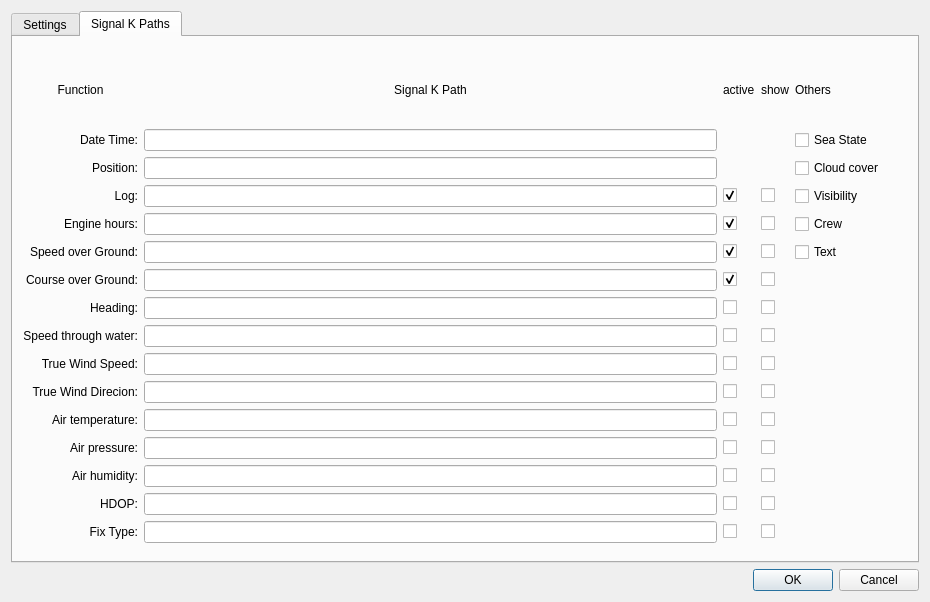
<?xml version="1.0" encoding="UTF-8"?>
<ui version="4.0">
 <class>DialogSettings</class>
 <widget class="QDialog" name="DialogSettings">
  <property name="geometry">
   <rect>
    <x>0</x>
    <y>0</y>
    <width>930</width>
    <height>602</height>
   </rect>
  </property>
  <property name="windowTitle">
   <string>Dialog</string>
  </property>
  <layout class="QVBoxLayout" name="verticalLayout">
   <item>
    <widget class="QTabWidget" name="tabWidget">
     <property name="toolTip">
      <string/>
     </property>
     <property name="toolTipDuration">
      <number>-1</number>
     </property>
     <property name="currentIndex">
      <number>1</number>
     </property>
     <widget class="QWidget" name="tab_generel">
      <attribute name="title">
       <string>Settings</string>
      </attribute>
      <layout class="QVBoxLayout" name="verticalLayout_3">
       <item>
        <layout class="QGridLayout" name="gridLayout_2" columnstretch="3,4,3,3,3,4,3,3">
         <property name="sizeConstraint">
          <enum>QLayout::SizeConstraint::SetDefaultConstraint</enum>
         </property>
         <property name="rightMargin">
          <number>0</number>
         </property>
         <property name="bottomMargin">
          <number>0</number>
         </property>
         <property name="horizontalSpacing">
          <number>0</number>
         </property>
         <item row="5" column="0">
          <widget class="QLabel" name="label_31">
           <property name="sizePolicy">
            <sizepolicy hsizetype="Preferred" vsizetype="Fixed">
             <horstretch>0</horstretch>
             <verstretch>0</verstretch>
            </sizepolicy>
           </property>
           <property name="maximumSize">
            <size>
             <width>16777215</width>
             <height>40</height>
            </size>
           </property>
           <property name="text">
            <string>Track interval (min):</string>
           </property>
           <property name="alignment">
            <set>Qt::AlignmentFlag::AlignRight|Qt::AlignmentFlag::AlignTrailing|Qt::AlignmentFlag::AlignVCenter</set>
           </property>
          </widget>
         </item>
         <item row="1" column="5">
          <widget class="QSpinBox" name="spinBox_mmsi">
           <property name="buttonSymbols">
            <enum>QAbstractSpinBox::ButtonSymbols::NoButtons</enum>
           </property>
           <property name="minimum">
            <number>100000000</number>
           </property>
           <property name="maximum">
            <number>999999999</number>
           </property>
           <property name="singleStep">
            <number>1</number>
           </property>
          </widget>
         </item>
         <item row="4" column="2">
          <widget class="QCheckBox" name="checkBox_autoentry">
           <property name="text">
            <string>Enable autoentrys </string>
           </property>
          </widget>
         </item>
         <item row="2" column="4">
          <widget class="QLabel" name="label_25">
           <property name="text">
            <string>LOA:</string>
           </property>
           <property name="alignment">
            <set>Qt::AlignmentFlag::AlignRight|Qt::AlignmentFlag::AlignTrailing|Qt::AlignmentFlag::AlignVCenter</set>
           </property>
          </widget>
         </item>
         <item row="6" column="1">
          <widget class="QDoubleSpinBox" name="doubleSpinBox_timeout">
           <property name="sizePolicy">
            <sizepolicy hsizetype="Fixed" vsizetype="Fixed">
             <horstretch>0</horstretch>
             <verstretch>0</verstretch>
            </sizepolicy>
           </property>
           <property name="value">
            <double>0.100000000000000</double>
           </property>
          </widget>
         </item>
         <item row="4" column="1">
          <widget class="QDoubleSpinBox" name="doubleSpinBox_update_interv">
           <property name="sizePolicy">
            <sizepolicy hsizetype="Fixed" vsizetype="Fixed">
             <horstretch>0</horstretch>
             <verstretch>0</verstretch>
            </sizepolicy>
           </property>
           <property name="decimals">
            <number>1</number>
           </property>
           <property name="value">
            <double>1.000000000000000</double>
           </property>
          </widget>
         </item>
         <item row="5" column="1">
          <widget class="QDoubleSpinBox" name="doubleSpinBox_track_interv">
           <property name="sizePolicy">
            <sizepolicy hsizetype="Fixed" vsizetype="Fixed">
             <horstretch>0</horstretch>
             <verstretch>0</verstretch>
            </sizepolicy>
           </property>
           <property name="decimals">
            <number>1</number>
           </property>
           <property name="stepType">
            <enum>QAbstractSpinBox::StepType::AdaptiveDecimalStepType</enum>
           </property>
           <property name="value">
            <double>1.000000000000000</double>
           </property>
          </widget>
         </item>
         <item row="2" column="0">
          <widget class="QLabel" name="label_27">
           <property name="text">
            <string>Air Hight</string>
           </property>
           <property name="alignment">
            <set>Qt::AlignmentFlag::AlignRight|Qt::AlignmentFlag::AlignTrailing|Qt::AlignmentFlag::AlignVCenter</set>
           </property>
          </widget>
         </item>
         <item row="2" column="5">
          <widget class="QDoubleSpinBox" name="doubleSpinBox_loa">
           <property name="sizePolicy">
            <sizepolicy hsizetype="Fixed" vsizetype="Fixed">
             <horstretch>0</horstretch>
             <verstretch>0</verstretch>
            </sizepolicy>
           </property>
          </widget>
         </item>
         <item row="1" column="0">
          <widget class="QLabel" name="label_19">
           <property name="text">
            <string>Name:</string>
           </property>
           <property name="alignment">
            <set>Qt::AlignmentFlag::AlignRight|Qt::AlignmentFlag::AlignTrailing|Qt::AlignmentFlag::AlignVCenter</set>
           </property>
          </widget>
         </item>
         <item row="2" column="7">
          <widget class="QDoubleSpinBox" name="doubleSpinBox_draft">
           <property name="sizePolicy">
            <sizepolicy hsizetype="Fixed" vsizetype="Fixed">
             <horstretch>0</horstretch>
             <verstretch>0</verstretch>
            </sizepolicy>
           </property>
          </widget>
         </item>
         <item row="3" column="0">
          <widget class="QLabel" name="label_21">
           <property name="sizePolicy">
            <sizepolicy hsizetype="Preferred" vsizetype="Fixed">
             <horstretch>0</horstretch>
             <verstretch>0</verstretch>
            </sizepolicy>
           </property>
           <property name="maximumSize">
            <size>
             <width>16777215</width>
             <height>40</height>
            </size>
           </property>
           <property name="text">
            <string>Settings:</string>
           </property>
           <property name="alignment">
            <set>Qt::AlignmentFlag::AlignBottom|Qt::AlignmentFlag::AlignRight|Qt::AlignmentFlag::AlignTrailing</set>
           </property>
          </widget>
         </item>
         <item row="0" column="1">
          <widget class="QLabel" name="label_30">
           <property name="sizePolicy">
            <sizepolicy hsizetype="Fixed" vsizetype="Fixed">
             <horstretch>0</horstretch>
             <verstretch>0</verstretch>
            </sizepolicy>
           </property>
           <property name="text">
            <string>Static Boatdata:</string>
           </property>
          </widget>
         </item>
         <item row="2" column="1">
          <widget class="QDoubleSpinBox" name="doubleSpinBox_hight">
           <property name="sizePolicy">
            <sizepolicy hsizetype="Fixed" vsizetype="Fixed">
             <horstretch>0</horstretch>
             <verstretch>0</verstretch>
            </sizepolicy>
           </property>
          </widget>
         </item>
         <item row="5" column="2">
          <widget class="QCheckBox" name="checkBox_tracking">
           <property name="text">
            <string>Enable tracking</string>
           </property>
          </widget>
         </item>
         <item row="2" column="3">
          <widget class="QDoubleSpinBox" name="doubleSpinBox_beam">
           <property name="sizePolicy">
            <sizepolicy hsizetype="Fixed" vsizetype="Fixed">
             <horstretch>0</horstretch>
             <verstretch>0</verstretch>
            </sizepolicy>
           </property>
          </widget>
         </item>
         <item row="4" column="0">
          <widget class="QLabel" name="label_29">
           <property name="sizePolicy">
            <sizepolicy hsizetype="Preferred" vsizetype="Fixed">
             <horstretch>0</horstretch>
             <verstretch>0</verstretch>
            </sizepolicy>
           </property>
           <property name="maximumSize">
            <size>
             <width>16777215</width>
             <height>40</height>
            </size>
           </property>
           <property name="text">
            <string>Update interval (hours):</string>
           </property>
           <property name="alignment">
            <set>Qt::AlignmentFlag::AlignRight|Qt::AlignmentFlag::AlignTrailing|Qt::AlignmentFlag::AlignVCenter</set>
           </property>
          </widget>
         </item>
         <item row="1" column="2">
          <widget class="QLabel" name="label_20">
           <property name="text">
            <string>Call Sign:</string>
           </property>
           <property name="alignment">
            <set>Qt::AlignmentFlag::AlignRight|Qt::AlignmentFlag::AlignTrailing|Qt::AlignmentFlag::AlignVCenter</set>
           </property>
          </widget>
         </item>
         <item row="1" column="4">
          <widget class="QLabel" name="label_24">
           <property name="text">
            <string>MMSI:</string>
           </property>
           <property name="alignment">
            <set>Qt::AlignmentFlag::AlignRight|Qt::AlignmentFlag::AlignTrailing|Qt::AlignmentFlag::AlignVCenter</set>
           </property>
          </widget>
         </item>
         <item row="2" column="6">
          <widget class="QLabel" name="label_26">
           <property name="text">
            <string>Draft:</string>
           </property>
           <property name="alignment">
            <set>Qt::AlignmentFlag::AlignRight|Qt::AlignmentFlag::AlignTrailing|Qt::AlignmentFlag::AlignVCenter</set>
           </property>
          </widget>
         </item>
         <item row="6" column="0">
          <widget class="QLabel" name="label_32">
           <property name="sizePolicy">
            <sizepolicy hsizetype="Preferred" vsizetype="Fixed">
             <horstretch>0</horstretch>
             <verstretch>0</verstretch>
            </sizepolicy>
           </property>
           <property name="maximumSize">
            <size>
             <width>16777215</width>
             <height>40</height>
            </size>
           </property>
           <property name="text">
            <string>Server timeout (s):</string>
           </property>
           <property name="alignment">
            <set>Qt::AlignmentFlag::AlignRight|Qt::AlignmentFlag::AlignTrailing|Qt::AlignmentFlag::AlignVCenter</set>
           </property>
          </widget>
         </item>
         <item row="1" column="1">
          <widget class="QLineEdit" name="lineEdit_name"/>
         </item>
         <item row="1" column="3">
          <widget class="QLineEdit" name="lineEdit_call_sign"/>
         </item>
         <item row="2" column="2">
          <widget class="QLabel" name="label_28">
           <property name="text">
            <string>Beam:</string>
           </property>
           <property name="alignment">
            <set>Qt::AlignmentFlag::AlignRight|Qt::AlignmentFlag::AlignTrailing|Qt::AlignmentFlag::AlignVCenter</set>
           </property>
          </widget>
         </item>
        </layout>
       </item>
       <item>
        <layout class="QHBoxLayout" name="horizontalLayout">
         <property name="spacing">
          <number>12</number>
         </property>
         <property name="leftMargin">
          <number>0</number>
         </property>
         <item>
          <layout class="QGridLayout" name="gridLayout_3">
           <property name="rightMargin">
            <number>17</number>
           </property>
           <property name="bottomMargin">
            <number>12</number>
           </property>
           <item row="4" column="1">
            <widget class="QLineEdit" name="lineEdit_sklog_dir">
             <property name="minimumSize">
              <size>
               <width>250</width>
               <height>0</height>
              </size>
             </property>
            </widget>
           </item>
           <item row="1" column="0">
            <widget class="QLabel" name="label_22">
             <property name="text">
              <string>QPlog directory path:</string>
             </property>
            </widget>
           </item>
           <item row="1" column="1">
            <widget class="QLineEdit" name="lineEdit_qplog_dir">
             <property name="minimumSize">
              <size>
               <width>250</width>
               <height>0</height>
              </size>
             </property>
            </widget>
           </item>
           <item row="4" column="0">
            <widget class="QLabel" name="label_23">
             <property name="text">
              <string>SK log directory path</string>
             </property>
            </widget>
           </item>
           <item row="4" column="2">
            <widget class="QToolButton" name="sklPathButton">
             <property name="text">
              <string>...</string>
             </property>
             <property name="icon">
              <iconset>
               <normalon>:/icons/SVG/document-open.svg</normalon>
              </iconset>
             </property>
            </widget>
           </item>
           <item row="1" column="2">
            <widget class="QToolButton" name="qplPathButton">
             <property name="text">
              <string>...</string>
             </property>
             <property name="icon">
              <iconset>
               <normalon>:/icons/SVG/document-open.svg</normalon>
              </iconset>
             </property>
            </widget>
           </item>
          </layout>
         </item>
         <item>
          <widget class="QLabel" name="label_33">
           <property name="sizePolicy">
            <sizepolicy hsizetype="Preferred" vsizetype="Fixed">
             <horstretch>0</horstretch>
             <verstretch>0</verstretch>
            </sizepolicy>
           </property>
           <property name="maximumSize">
            <size>
             <width>16777215</width>
             <height>40</height>
            </size>
           </property>
           <property name="text">
            <string>SK server adress:</string>
           </property>
           <property name="alignment">
            <set>Qt::AlignmentFlag::AlignRight|Qt::AlignmentFlag::AlignTrailing|Qt::AlignmentFlag::AlignVCenter</set>
           </property>
          </widget>
         </item>
         <item>
          <widget class="QLineEdit" name="lineEdit_server">
           <property name="enabled">
            <bool>true</bool>
           </property>
           <property name="sizePolicy">
            <sizepolicy hsizetype="Fixed" vsizetype="Fixed">
             <horstretch>2</horstretch>
             <verstretch>0</verstretch>
            </sizepolicy>
           </property>
           <property name="minimumSize">
            <size>
             <width>250</width>
             <height>0</height>
            </size>
           </property>
           <property name="maximumSize">
            <size>
             <width>16777215</width>
             <height>16777215</height>
            </size>
           </property>
           <property name="clearButtonEnabled">
            <bool>false</bool>
           </property>
          </widget>
         </item>
         <item>
          <layout class="QFormLayout" name="formLayout"/>
         </item>
        </layout>
       </item>
      </layout>
     </widget>
     <widget class="QWidget" name="tab_SKkeys">
      <attribute name="title">
       <string>Signal K Paths</string>
      </attribute>
      <widget class="QWidget" name="gridLayoutWidget">
       <property name="geometry">
        <rect>
         <x>10</x>
         <y>20</y>
         <width>861</width>
         <height>486</height>
        </rect>
       </property>
       <layout class="QGridLayout" name="gridLayout">
        <item row="8" column="1">
         <widget class="QLineEdit" name="lineEdit_stw"/>
        </item>
        <item row="14" column="0">
         <widget class="QLabel" name="label_5">
          <property name="text">
           <string>HDOP:</string>
          </property>
          <property name="alignment">
           <set>Qt::AlignmentFlag::AlignRight|Qt::AlignmentFlag::AlignTrailing|Qt::AlignmentFlag::AlignVCenter</set>
          </property>
         </widget>
        </item>
        <item row="5" column="2">
         <widget class="QCheckBox" name="checkBox_sog">
          <property name="text">
           <string/>
          </property>
          <property name="checked">
           <bool>true</bool>
          </property>
         </widget>
        </item>
        <item row="12" column="2">
         <widget class="QCheckBox" name="checkBox_airpressure">
          <property name="text">
           <string/>
          </property>
         </widget>
        </item>
        <item row="4" column="0">
         <widget class="QLabel" name="label_16">
          <property name="text">
           <string>Engine hours:</string>
          </property>
          <property name="alignment">
           <set>Qt::AlignmentFlag::AlignRight|Qt::AlignmentFlag::AlignTrailing|Qt::AlignmentFlag::AlignVCenter</set>
          </property>
         </widget>
        </item>
        <item row="0" column="0">
         <widget class="QLabel" name="label_7">
          <property name="text">
           <string>Function</string>
          </property>
          <property name="alignment">
           <set>Qt::AlignmentFlag::AlignCenter</set>
          </property>
         </widget>
        </item>
        <item row="12" column="3">
         <widget class="QCheckBox" name="checkBox_s_airpressure">
          <property name="text">
           <string/>
          </property>
         </widget>
        </item>
        <item row="8" column="0">
         <widget class="QLabel" name="label_11">
          <property name="text">
           <string>Speed through water:</string>
          </property>
          <property name="alignment">
           <set>Qt::AlignmentFlag::AlignRight|Qt::AlignmentFlag::AlignTrailing|Qt::AlignmentFlag::AlignVCenter</set>
          </property>
         </widget>
        </item>
        <item row="3" column="1">
         <widget class="QLineEdit" name="lineEdit_log"/>
        </item>
        <item row="3" column="3">
         <widget class="QCheckBox" name="checkBox_s_log">
          <property name="text">
           <string/>
          </property>
          <property name="tristate">
           <bool>false</bool>
          </property>
         </widget>
        </item>
        <item row="5" column="3">
         <widget class="QCheckBox" name="checkBox_s_sog">
          <property name="text">
           <string/>
          </property>
         </widget>
        </item>
        <item row="2" column="1">
         <widget class="QLineEdit" name="lineEdit_position"/>
        </item>
        <item row="8" column="3">
         <widget class="QCheckBox" name="checkBox_s_stw">
          <property name="text">
           <string/>
          </property>
         </widget>
        </item>
        <item row="14" column="3">
         <widget class="QCheckBox" name="checkBox_s_hdop">
          <property name="text">
           <string/>
          </property>
         </widget>
        </item>
        <item row="15" column="0">
         <widget class="QLabel" name="label_6">
          <property name="text">
           <string>Fix Type:</string>
          </property>
          <property name="alignment">
           <set>Qt::AlignmentFlag::AlignRight|Qt::AlignmentFlag::AlignTrailing|Qt::AlignmentFlag::AlignVCenter</set>
          </property>
         </widget>
        </item>
        <item row="15" column="2">
         <widget class="QCheckBox" name="checkBox_fix">
          <property name="text">
           <string/>
          </property>
         </widget>
        </item>
        <item row="5" column="1">
         <widget class="QLineEdit" name="lineEdit_sog"/>
        </item>
        <item row="3" column="0">
         <widget class="QLabel" name="label_15">
          <property name="text">
           <string>Log:</string>
          </property>
          <property name="alignment">
           <set>Qt::AlignmentFlag::AlignRight|Qt::AlignmentFlag::AlignTrailing|Qt::AlignmentFlag::AlignVCenter</set>
          </property>
         </widget>
        </item>
        <item row="15" column="3">
         <widget class="QCheckBox" name="checkBox_s_fix">
          <property name="text">
           <string/>
          </property>
         </widget>
        </item>
        <item row="11" column="1">
         <widget class="QLineEdit" name="lineEdit_temp"/>
        </item>
        <item row="1" column="0">
         <widget class="QLabel" name="label_13">
          <property name="layoutDirection">
           <enum>Qt::LayoutDirection::LeftToRight</enum>
          </property>
          <property name="text">
           <string>Date Time:</string>
          </property>
          <property name="alignment">
           <set>Qt::AlignmentFlag::AlignRight|Qt::AlignmentFlag::AlignTrailing|Qt::AlignmentFlag::AlignVCenter</set>
          </property>
         </widget>
        </item>
        <item row="12" column="1">
         <widget class="QLineEdit" name="lineEdit_airpressure"/>
        </item>
        <item row="4" column="1">
         <widget class="QLineEdit" name="lineEdit_engine"/>
        </item>
        <item row="4" column="2">
         <widget class="QCheckBox" name="checkBox_engine">
          <property name="text">
           <string/>
          </property>
          <property name="checked">
           <bool>true</bool>
          </property>
         </widget>
        </item>
        <item row="4" column="3">
         <widget class="QCheckBox" name="checkBox_s_engine">
          <property name="text">
           <string/>
          </property>
         </widget>
        </item>
        <item row="6" column="2">
         <widget class="QCheckBox" name="checkBox_cog">
          <property name="text">
           <string/>
          </property>
          <property name="checked">
           <bool>true</bool>
          </property>
         </widget>
        </item>
        <item row="11" column="2">
         <widget class="QCheckBox" name="checkBox_temp">
          <property name="text">
           <string/>
          </property>
         </widget>
        </item>
        <item row="0" column="2">
         <widget class="QLabel" name="label_9">
          <property name="toolTip">
           <string>Values to be recorded from SK server</string>
          </property>
          <property name="toolTipDuration">
           <number>2000</number>
          </property>
          <property name="text">
           <string>active</string>
          </property>
         </widget>
        </item>
        <item row="7" column="3">
         <widget class="QCheckBox" name="checkBox_s_heading">
          <property name="text">
           <string/>
          </property>
         </widget>
        </item>
        <item row="10" column="0">
         <widget class="QLabel" name="label">
          <property name="text">
           <string>True Wind Direcion:</string>
          </property>
          <property name="alignment">
           <set>Qt::AlignmentFlag::AlignRight|Qt::AlignmentFlag::AlignTrailing|Qt::AlignmentFlag::AlignVCenter</set>
          </property>
         </widget>
        </item>
        <item row="9" column="0">
         <widget class="QLabel" name="label_12">
          <property name="text">
           <string>True Wind Speed:</string>
          </property>
          <property name="alignment">
           <set>Qt::AlignmentFlag::AlignRight|Qt::AlignmentFlag::AlignTrailing|Qt::AlignmentFlag::AlignVCenter</set>
          </property>
         </widget>
        </item>
        <item row="13" column="3">
         <widget class="QCheckBox" name="checkBox_s_humidity">
          <property name="text">
           <string/>
          </property>
         </widget>
        </item>
        <item row="9" column="3">
         <widget class="QCheckBox" name="checkBox_s_tws">
          <property name="text">
           <string/>
          </property>
         </widget>
        </item>
        <item row="7" column="0">
         <widget class="QLabel" name="label_10">
          <property name="text">
           <string>Heading:</string>
          </property>
          <property name="alignment">
           <set>Qt::AlignmentFlag::AlignRight|Qt::AlignmentFlag::AlignTrailing|Qt::AlignmentFlag::AlignVCenter</set>
          </property>
         </widget>
        </item>
        <item row="5" column="0">
         <widget class="QLabel" name="label_17">
          <property name="text">
           <string>Speed over Ground:</string>
          </property>
          <property name="alignment">
           <set>Qt::AlignmentFlag::AlignRight|Qt::AlignmentFlag::AlignTrailing|Qt::AlignmentFlag::AlignVCenter</set>
          </property>
         </widget>
        </item>
        <item row="6" column="1">
         <widget class="QLineEdit" name="lineEdit_cog"/>
        </item>
        <item row="14" column="1">
         <widget class="QLineEdit" name="lineEdit_hdop"/>
        </item>
        <item row="11" column="3">
         <widget class="QCheckBox" name="checkBox_s_temp">
          <property name="text">
           <string/>
          </property>
         </widget>
        </item>
        <item row="14" column="2">
         <widget class="QCheckBox" name="checkBox_hdop">
          <property name="text">
           <string/>
          </property>
         </widget>
        </item>
        <item row="13" column="0">
         <widget class="QLabel" name="label_4">
          <property name="text">
           <string>Air humidity:</string>
          </property>
          <property name="alignment">
           <set>Qt::AlignmentFlag::AlignRight|Qt::AlignmentFlag::AlignTrailing|Qt::AlignmentFlag::AlignVCenter</set>
          </property>
         </widget>
        </item>
        <item row="13" column="2">
         <widget class="QCheckBox" name="checkBox_humidity">
          <property name="text">
           <string/>
          </property>
         </widget>
        </item>
        <item row="9" column="2">
         <widget class="QCheckBox" name="checkBox_tws">
          <property name="text">
           <string/>
          </property>
         </widget>
        </item>
        <item row="0" column="1">
         <widget class="QLabel" name="label_8">
          <property name="toolTip">
           <string>The SK server path for the current Value</string>
          </property>
          <property name="toolTipDuration">
           <number>2000</number>
          </property>
          <property name="text">
           <string>Signal K Path</string>
          </property>
          <property name="alignment">
           <set>Qt::AlignmentFlag::AlignCenter</set>
          </property>
         </widget>
        </item>
        <item row="1" column="1">
         <widget class="QLineEdit" name="lineEdit_datetime"/>
        </item>
        <item row="3" column="2">
         <widget class="QCheckBox" name="checkBox_log">
          <property name="text">
           <string/>
          </property>
          <property name="iconSize">
           <size>
            <width>16</width>
            <height>16</height>
           </size>
          </property>
          <property name="checked">
           <bool>true</bool>
          </property>
         </widget>
        </item>
        <item row="7" column="2">
         <widget class="QCheckBox" name="checkBox_heading">
          <property name="text">
           <string/>
          </property>
         </widget>
        </item>
        <item row="2" column="0">
         <widget class="QLabel" name="label_14">
          <property name="text">
           <string>Position:</string>
          </property>
          <property name="alignment">
           <set>Qt::AlignmentFlag::AlignRight|Qt::AlignmentFlag::AlignTrailing|Qt::AlignmentFlag::AlignVCenter</set>
          </property>
         </widget>
        </item>
        <item row="6" column="0">
         <widget class="QLabel" name="label_18">
          <property name="text">
           <string>Course over Ground:</string>
          </property>
          <property name="alignment">
           <set>Qt::AlignmentFlag::AlignRight|Qt::AlignmentFlag::AlignTrailing|Qt::AlignmentFlag::AlignVCenter</set>
          </property>
         </widget>
        </item>
        <item row="7" column="1">
         <widget class="QLineEdit" name="lineEdit_heading"/>
        </item>
        <item row="9" column="1">
         <widget class="QLineEdit" name="lineEdit_tws"/>
        </item>
        <item row="10" column="1">
         <widget class="QLineEdit" name="lineEdit_twd"/>
        </item>
        <item row="12" column="0">
         <widget class="QLabel" name="label_3">
          <property name="text">
           <string>Air pressure:</string>
          </property>
          <property name="alignment">
           <set>Qt::AlignmentFlag::AlignRight|Qt::AlignmentFlag::AlignTrailing|Qt::AlignmentFlag::AlignVCenter</set>
          </property>
         </widget>
        </item>
        <item row="13" column="1">
         <widget class="QLineEdit" name="lineEdit_humidity"/>
        </item>
        <item row="0" column="3">
         <widget class="QLabel" name="label_34">
          <property name="toolTip">
           <string>Values to show in logbook</string>
          </property>
          <property name="toolTipDuration">
           <number>2000</number>
          </property>
          <property name="text">
           <string>show</string>
          </property>
         </widget>
        </item>
        <item row="11" column="0">
         <widget class="QLabel" name="label_2">
          <property name="text">
           <string>Air temperature:</string>
          </property>
          <property name="alignment">
           <set>Qt::AlignmentFlag::AlignRight|Qt::AlignmentFlag::AlignTrailing|Qt::AlignmentFlag::AlignVCenter</set>
          </property>
         </widget>
        </item>
        <item row="8" column="2">
         <widget class="QCheckBox" name="checkBox_stw">
          <property name="text">
           <string/>
          </property>
         </widget>
        </item>
        <item row="10" column="2">
         <widget class="QCheckBox" name="checkBox_twd">
          <property name="text">
           <string/>
          </property>
         </widget>
        </item>
        <item row="10" column="3">
         <widget class="QCheckBox" name="checkBox_s_twd">
          <property name="text">
           <string/>
          </property>
         </widget>
        </item>
        <item row="6" column="3">
         <widget class="QCheckBox" name="checkBox_s_cog">
          <property name="text">
           <string/>
          </property>
         </widget>
        </item>
        <item row="15" column="1">
         <widget class="QLineEdit" name="lineEdit_fix"/>
        </item>
        <item row="0" column="4">
         <widget class="QLabel" name="label_35">
          <property name="text">
           <string>Others</string>
          </property>
         </widget>
        </item>
        <item row="1" column="4">
         <widget class="QCheckBox" name="checkBox_s_seastate">
          <property name="text">
           <string>Sea State</string>
          </property>
         </widget>
        </item>
        <item row="2" column="4">
         <widget class="QCheckBox" name="checkBox_s_cloud">
          <property name="text">
           <string>Cloud cover</string>
          </property>
         </widget>
        </item>
        <item row="4" column="4">
         <widget class="QCheckBox" name="checkBox_s_crew">
          <property name="sizePolicy">
           <sizepolicy hsizetype="Fixed" vsizetype="Fixed">
            <horstretch>0</horstretch>
            <verstretch>0</verstretch>
           </sizepolicy>
          </property>
          <property name="text">
           <string>Crew</string>
          </property>
         </widget>
        </item>
        <item row="3" column="4">
         <widget class="QCheckBox" name="checkBox_s_visibility">
          <property name="text">
           <string>Visibility</string>
          </property>
         </widget>
        </item>
        <item row="5" column="4">
         <widget class="QCheckBox" name="checkBox_s_text">
          <property name="text">
           <string>Text</string>
          </property>
         </widget>
        </item>
       </layout>
      </widget>
     </widget>
    </widget>
   </item>
   <item>
    <widget class="QDialogButtonBox" name="buttonBox">
     <property name="orientation">
      <enum>Qt::Orientation::Horizontal</enum>
     </property>
     <property name="standardButtons">
      <set>QDialogButtonBox::StandardButton::Cancel|QDialogButtonBox::StandardButton::Ok</set>
     </property>
    </widget>
   </item>
  </layout>
 </widget>
 <resources>
  <include location="../QPLresources.qrc"/>
 </resources>
 <connections>
  <connection>
   <sender>buttonBox</sender>
   <signal>accepted()</signal>
   <receiver>DialogSettings</receiver>
   <slot>accept()</slot>
   <hints>
    <hint type="sourcelabel">
     <x>248</x>
     <y>254</y>
    </hint>
    <hint type="destinationlabel">
     <x>157</x>
     <y>274</y>
    </hint>
   </hints>
  </connection>
  <connection>
   <sender>buttonBox</sender>
   <signal>rejected()</signal>
   <receiver>DialogSettings</receiver>
   <slot>reject()</slot>
   <hints>
    <hint type="sourcelabel">
     <x>316</x>
     <y>260</y>
    </hint>
    <hint type="destinationlabel">
     <x>286</x>
     <y>274</y>
    </hint>
   </hints>
  </connection>
 </connections>
</ui>
